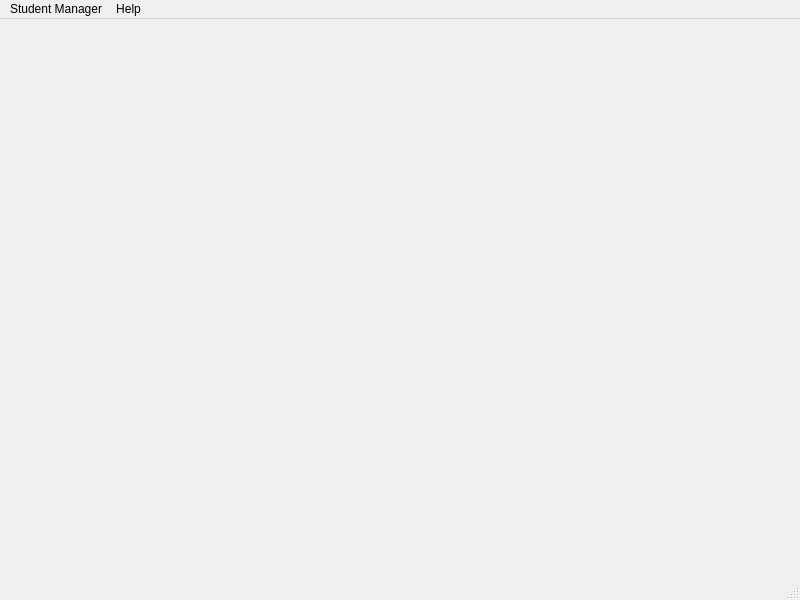
<?xml version="1.0" encoding="UTF-8"?>
<ui version="4.0">
 <class>StuMgmtMainWindow</class>
 <widget class="QMainWindow" name="StuMgmtMainWindow">
  <property name="geometry">
   <rect>
    <x>0</x>
    <y>0</y>
    <width>800</width>
    <height>600</height>
   </rect>
  </property>
  <property name="windowTitle">
   <string>MainWindow</string>
  </property>
  <widget class="QWidget" name="centralwidget">
   <layout class="QVBoxLayout" name="verticalLayout"/>
  </widget>
  <widget class="QMenuBar" name="menubar">
   <property name="geometry">
    <rect>
     <x>0</x>
     <y>0</y>
     <width>800</width>
     <height>20</height>
    </rect>
   </property>
   <widget class="QMenu" name="menuStudentManager">
    <property name="title">
     <string>Student Manager</string>
    </property>
    <addaction name="actionAdd_Student"/>
   </widget>
   <widget class="QMenu" name="menuHelp">
    <property name="title">
     <string>Help</string>
    </property>
    <addaction name="actionAbout"/>
    <addaction name="actionHelp"/>
   </widget>
   <addaction name="menuStudentManager"/>
   <addaction name="menuHelp"/>
  </widget>
  <widget class="QStatusBar" name="statusbar"/>
  <action name="actionAdd_Student">
   <property name="text">
    <string>Add Student</string>
   </property>
  </action>
  <action name="actionHelp">
   <property name="text">
    <string>Help</string>
   </property>
  </action>
  <action name="actionAbout">
   <property name="text">
    <string>About</string>
   </property>
  </action>
 </widget>
 <resources/>
 <connections/>
</ui>
